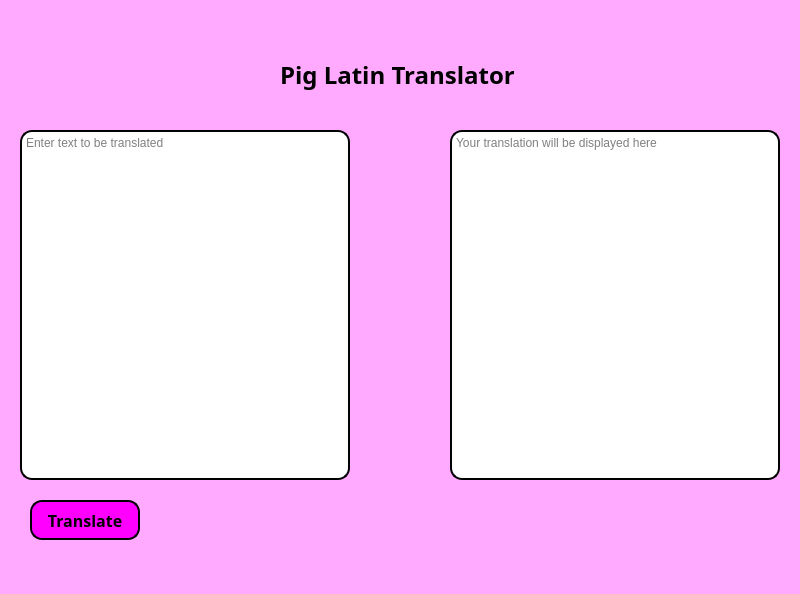
<?xml version="1.0" encoding="UTF-8"?>
<ui version="4.0">
 <class>MainWindow</class>
 <widget class="QMainWindow" name="MainWindow">
  <property name="geometry">
   <rect>
    <x>0</x>
    <y>0</y>
    <width>800</width>
    <height>594</height>
   </rect>
  </property>
  <property name="windowTitle">
   <string>MainWindow</string>
  </property>
  <property name="styleSheet">
   <string notr="true">background-color: rgb(255, 170, 255)</string>
  </property>
  <widget class="QWidget" name="centralwidget">
   <widget class="QTextEdit" name="textbox">
    <property name="geometry">
     <rect>
      <x>20</x>
      <y>130</y>
      <width>330</width>
      <height>350</height>
     </rect>
    </property>
    <property name="styleSheet">
     <string notr="true">QTextEdit {
	background-color: rgb(255, 255, 255);
	border: 2px solid rgb(0, 0, 0);
	border-radius: 12px;
	font: 14pt &quot;Sans Serif Collection&quot;;
}</string>
    </property>
    <property name="placeholderText">
     <string>Enter text to be translated</string>
    </property>
   </widget>
   <widget class="QTextEdit" name="unchanged_text">
    <property name="geometry">
     <rect>
      <x>450</x>
      <y>130</y>
      <width>330</width>
      <height>350</height>
     </rect>
    </property>
    <property name="styleSheet">
     <string notr="true">QTextEdit {
	background-color: rgb(255, 255, 255);
	border: 2px solid rgb(0, 0, 0);
	border-radius: 12px;
	font: 14pt &quot;Sans Serif Collection&quot;;
}</string>
    </property>
    <property name="readOnly">
     <bool>true</bool>
    </property>
    <property name="placeholderText">
     <string>Your translation will be displayed here</string>
    </property>
   </widget>
   <widget class="QLabel" name="label">
    <property name="geometry">
     <rect>
      <x>280</x>
      <y>60</y>
      <width>240</width>
      <height>30</height>
     </rect>
    </property>
    <property name="font">
     <font>
      <family>Sans Serif Collection</family>
      <pointsize>18</pointsize>
      <weight>75</weight>
      <bold>true</bold>
     </font>
    </property>
    <property name="text">
     <string>Pig Latin Translator</string>
    </property>
   </widget>
   <widget class="QPushButton" name="button">
    <property name="geometry">
     <rect>
      <x>30</x>
      <y>500</y>
      <width>110</width>
      <height>40</height>
     </rect>
    </property>
    <property name="font">
     <font>
      <family>Sans Serif Collection</family>
      <pointsize>12</pointsize>
      <weight>75</weight>
      <bold>true</bold>
     </font>
    </property>
    <property name="styleSheet">
     <string notr="true">QPushButton {
	background-color: rgb(255, 0, 255);
	border: 2px solid rgb(0, 0, 0);
	border-radius: 12px;
}

QPushButton::hover {
	background-color: rgb(255, 85, 255);
}

QPushButton::pressed {
	background-color: rgb(230, 0, 255);
}</string>
    </property>
    <property name="text">
     <string>Translate</string>
    </property>
    <property name="checkable">
     <bool>true</bool>
    </property>
   </widget>
  </widget>
  <widget class="QMenuBar" name="menubar">
   <property name="geometry">
    <rect>
     <x>0</x>
     <y>0</y>
     <width>800</width>
     <height>21</height>
    </rect>
   </property>
  </widget>
  <widget class="QStatusBar" name="statusbar"/>
 </widget>
 <resources/>
 <connections>
  <connection>
   <sender>textbox</sender>
   <signal>textChanged()</signal>
   <receiver>unchanged_text</receiver>
   <slot>hide()</slot>
   <hints>
    <hint type="sourcelabel">
     <x>241</x>
     <y>288</y>
    </hint>
    <hint type="destinationlabel">
     <x>498</x>
     <y>318</y>
    </hint>
   </hints>
  </connection>
  <connection>
   <sender>button</sender>
   <signal>pressed()</signal>
   <receiver>unchanged_text</receiver>
   <slot>show()</slot>
   <hints>
    <hint type="sourcelabel">
     <x>128</x>
     <y>536</y>
    </hint>
    <hint type="destinationlabel">
     <x>517</x>
     <y>460</y>
    </hint>
   </hints>
  </connection>
  <connection>
   <sender>button</sender>
   <signal>pressed()</signal>
   <receiver>unchanged_text</receiver>
   <slot>update()</slot>
   <hints>
    <hint type="sourcelabel">
     <x>130</x>
     <y>548</y>
    </hint>
    <hint type="destinationlabel">
     <x>619</x>
     <y>490</y>
    </hint>
   </hints>
  </connection>
 </connections>
</ui>
